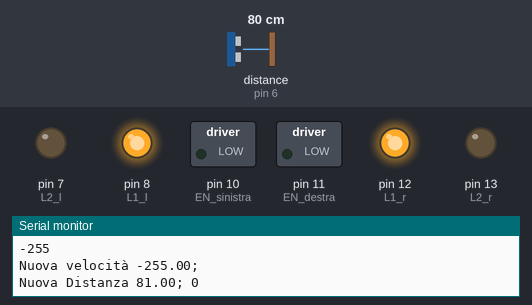
Bench run of a sketch on a simulated Arduino Uno, built with avr-gcc and run on an emulated ATmega328P. On the bench: switched loads named in the sketch (green lamp = pin HIGH), output pins drawn as LEDs (lit = HIGH), the last lines printed to the serial monitor. Inputs (shaded band) come from the test bench; at power-on: distance to the obstacle (sensor on pin 6) 80 cm. The echo pulse lasts 58.3 µs per cm.

Above: at 1.2 s.
1.3 s: distance to the obstacle (sensor on pin 6) set to 11 cm
4.3 s: distance to the obstacle (sensor on pin 6) set to 8 cm
At 5.5 s:
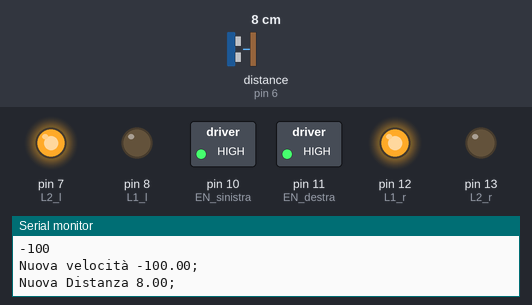
5.8 s: distance to the obstacle (sensor on pin 6) set to 35 cm
At 6.4 s:
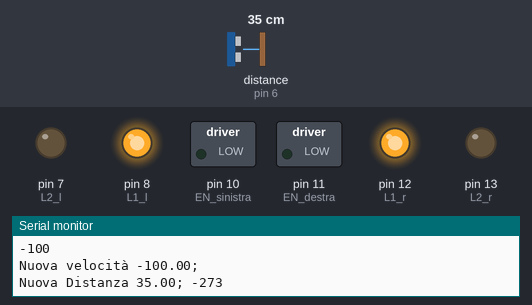
7.3 s: distance to the obstacle (sensor on pin 6) set to 2 cm
At 8.0 s:
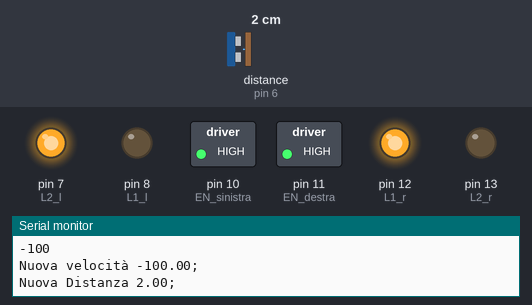
Timing chart, 0 to 9.8 s (numbered marks = the images above; inputs shaded):
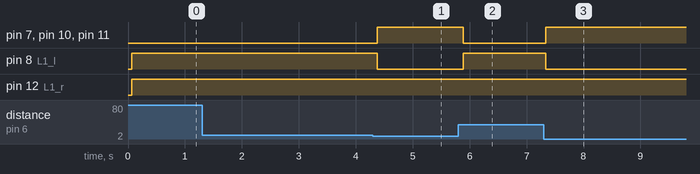

The sketch:

EUROFORM_car.ino
```cpp
/*
 *
 *  13/02/2020
 *  created by viciopoli01
 *
 *  email: polivico@gmail.com
 *
*/

#include "defines.h"
#include <NewPing.h>

// HC SR 04

NewPing sonar(trigPin, echoPin, MAX_DISTANCE);

//PID parameters

double Kp = 4, Ki = 0, Kd = 1;

double SetPoint, distanza, velocit;

void setup() {


  //set the initial speed
  setupMotors();

  pinMode(trigPin, OUTPUT); // Sets the trigPin as an Output
  pinMode(echoPin, INPUT); // Sets the echoPin as an Input
  distanza = prendiDistanza();

  SetPoint = 10; // 10 cm from the obstacle

  //turn the PID on

  Serial.begin(9600); // Starts the serial communication

  Serial.println("Initialized");

  delay(50);
}

void loop() {
  distanza = prendiDistanza();

  Serial.print("Nuova Distanza ");
  Serial.print(distanza);
  Serial.print("; ");

  if (distanza < 10) {
    turn_and_measure();
  } else {
    velocit = calcolaPID(distanza);
    muovi_motore(velocit);

    Serial.print("Nuova velocità ");
    Serial.print(velocit);
    Serial.println(";");
  }
}

double prendiDistanza(){
  double d = sonar.ping_cm();
  return d<400?(d<2?0:d):400;
}

void turn_and_measure() {
  turn_sinistra(150);
  if (prendiDistanza() < 10)
    turn_and_measure();
  return;
}


/*
*
*
*
*   H-bridge
*
*
*/

double gain_sinistra, gain_destra,gain=0;

void setupMotors(){
  pinMode(EN_destra,OUTPUT);
  pinMode(EN_sinistra,OUTPUT);

  pinMode(L1_r,OUTPUT);
  pinMode(L2_r,OUTPUT);

  pinMode(L1_l,OUTPUT);
  pinMode(L2_l,OUTPUT);


  if(gain = 0){
    gain_sinistra=1;
    gain_destra=1;
  }
  if(gain<0)gain_sinistra=gain<-1?-1:gain;
  if(gain>0)gain_destra=gain<-1?-1:gain;
}

void muovi_motore(int velocit){
  if(velocit>0)
    motore_avanti(velocit);
  if(velocit<0)
    motore_avanti(-velocit);
}

void motore_avanti(int velocit){
  digitalWrite(L1_r, HIGH);
  digitalWrite(L2_r,LOW);

  digitalWrite(L1_l, HIGH);
  digitalWrite(L2_l,LOW);


  analogWrite(EN_destra,velocit*gain_destra);
  analogWrite(EN_sinistra,velocit*gain_sinistra);
}

void motore_indietro(int velocit){
  digitalWrite(L1_r, LOW);
  digitalWrite(L2_r,HIGH);

  digitalWrite(L1_l, LOW);
  digitalWrite(L2_l,HIGH);

  analogWrite(EN_destra,velocit);
  analogWrite(EN_sinistra,velocit);
}


void turn_sinistra(int t){
  digitalWrite(L1_r, HIGH);
  digitalWrite(L2_r,LOW);

  digitalWrite(L1_l, LOW);
  digitalWrite(L2_l,HIGH);

  analogWrite(EN_destra,255);
  analogWrite(EN_sinistra,255);

  delay(t);
}


/*
 *
 *
 *  PID
 *
 *
*/


int errore, precedenteErrore, cumulativoErrore=0, derivativoErrore=0;

unsigned long correnteTempo, precedenteTempo=0;
double deltaTempo;
int PID=0;
int calcolaPID(int val){
  correnteTempo = millis();
  deltaTempo=(double)(correnteTempo-precedenteTempo);

  errore = SetPoint-val;

  if(PID<255 && PID>-255 && ((errore>0)-(errore<0))==((precedenteErrore>0)-(precedenteErrore<0)))
    cumulativoErrore += errore;

  derivativoErrore = (errore - precedenteErrore)/deltaTempo;

  Serial.println(cumulativoErrore);


  PID = (int)(Kp*errore + Ki*cumulativoErrore + Kd*derivativoErrore);

  precedenteErrore = errore;
  precedenteTempo = correnteTempo;

  if(PID<0 && PID>-100)
    PID = -100;
  if(PID>0 && PID<100)
    PID = 100;

  if(PID>255)
    PID = 255;
  if(PID<-255)
    PID = -255;

  Serial.println(PID);

  return PID;
}
```

defines.h
```cpp
/*https://create.arduino.cc/
*
*       HERE ALL THE DEFINERS WE WILL USE IN THE MAIN SKETCH FILE.
*
*/

// Motor Pins
#define EN_destra 11
#define EN_sinistra 10

#define L1_r 12
#define L2_r 13


#define L1_l 8
#define L2_l 7


// HC-SR04 Pins
#define trigPin 5
#define echoPin 6

#define MAX_DISTANCE 400 // Maximum distance we want to ping for (in centimeters). Maximum sensor distance is rated at 400-500cm.
```

Measured:
- the behaviour switches between 10 and 9 cm on distance to the obstacle (sensor on pin 6) (found by bisection; images 0 and 1)
- after the input at 4.3 s, pin 7 (L2_l), pin 10 (EN_sinistra), pin 11 (EN_destra): LOW → HIGH after 0.07 s; pin 8 (L1_l): HIGH → LOW after 0.07 s
- after the input at 5.8 s, pin 7 (L2_l), pin 10 (EN_sinistra), pin 11 (EN_destra): HIGH → LOW after 0.09 s; pin 8 (L1_l): LOW → HIGH after 0.09 s
- after the input at 7.3 s, pin 7 (L2_l), pin 10 (EN_sinistra), pin 11 (EN_destra): LOW → HIGH at once; pin 8 (L1_l): HIGH → LOW at once
